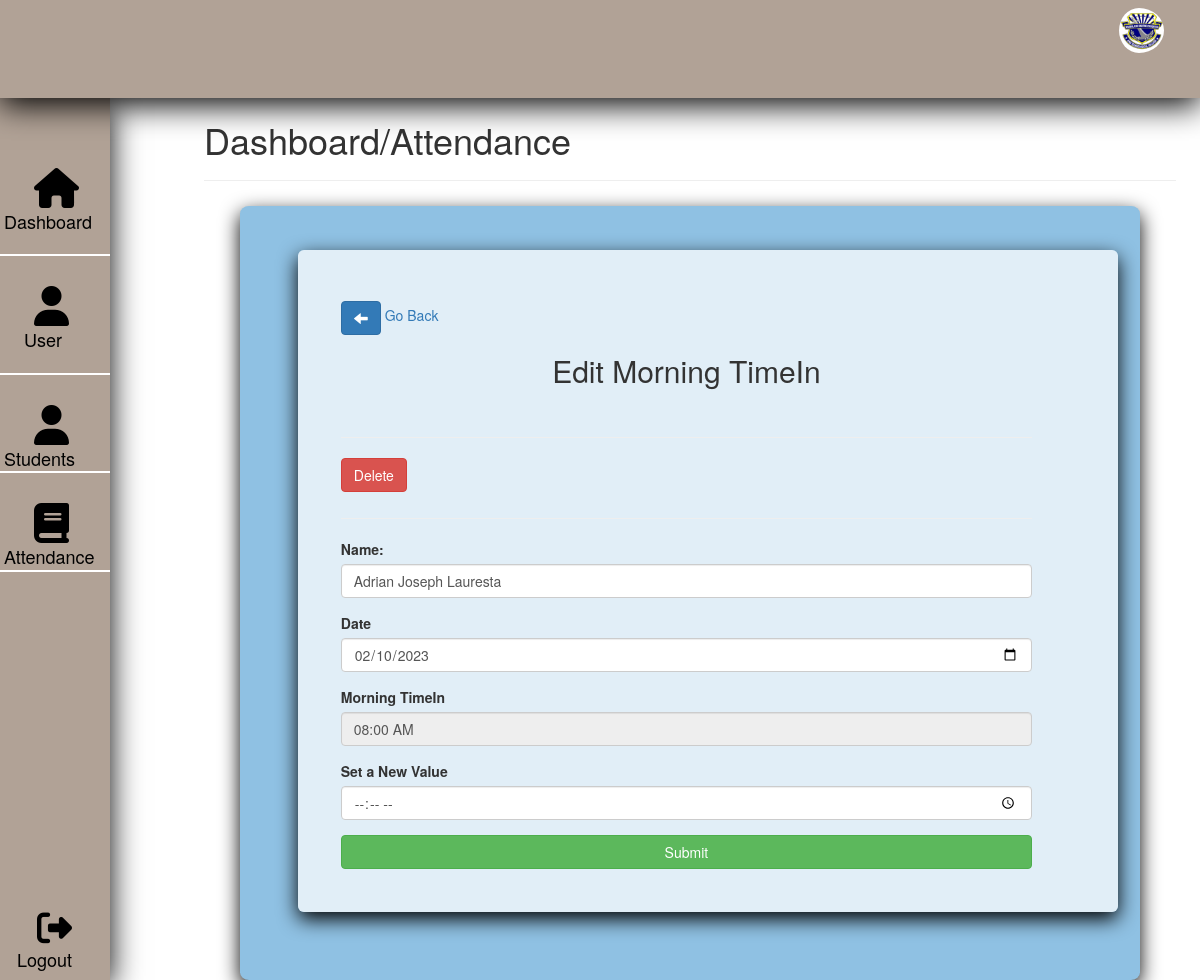
/admin/update-attendance/morning_in.php?studentID=3 (signed in), run on the app's committed database.
### tables this page shows
CREATE TABLE `account` (
  `account_ID` int(11) NOT NULL,
  `student_id` bigint(20) NOT NULL,
  `number_on_id` int(11) NOT NULL,
  `name` varchar(255) NOT NULL,
  `time_added` date NOT NULL
);

CREATE TABLE `attendance` (
  `id` int(11) NOT NULL,
  `std_id` int(11) NOT NULL,
  `morning_in` time DEFAULT NULL,
  `morning_out` time DEFAULT NULL,
  `afternoon_in` time DEFAULT NULL,
  `afternoon_out` time DEFAULT NULL,
  `date` varchar(25) NOT NULL
);

### admin/update-attendance/morning_in.php (the view, shortened to what this page needs)
<?php
$con= con();
    $id = $_GET['studentID'];
$sql2 = " SELECT * FROM attendance WHERE  id = '$id' ";
$students2 = $con->query($sql2) or die($con->error);
$row2 = $students2->fetch_assoc();
$time = $row2['morning_in'];
$time_formatted = date("h:i A", strtotime($time));
$studentID = $row2['std_id'];
$sql = "SELECT * FROM account where student_id = '$studentID' ";
$students = $con->query($sql) or die($con->error);
$row = $students->fetch_assoc();
?>
<!DOCTYPE html>
<html lang="en">
<head>
    <link rel="stylesheet" href="../../css/style.css">
    <link rel="stylesheet" href="https://maxcdn.bootstrapcdn.com/bootstrap/3.4.1/css/bootstrap.min.css">
    <link rel="stylesheet" href="https://cdnjs.cloudflare.com/ajax/libs/font-awesome/4.7.0/css/font-awesome.min.css">
    <link rel="stylesheet" href="path/to/font-awesome/css/font-awesome.min.css">
</head>
<body>
    <?php if(isset($_SESSION['Userlogin']) && ($_SESSION['Access'] == "administrator")){ ?>
    <div class="top">
        <div class="welcome">
            <img src="../pmftci.jpg" alt="">
        </div>
    </div>
    <div class="sidebar">
        <nav>
            <ul>
                <br><br>
                <li class="active"><a href="home.php">&nbsp; &nbsp; &nbsp; <i class="fa fa-home"></i><br> Dashboard</a>
                </li><br>
                <div class="line"></div>
                <li><a href="manage-admin.php">&nbsp; &nbsp; &nbsp; <i class="fa fa-user"></i><br>&nbsp; &nbsp; User</a>
                </li><br>
                <div class="line"></div>
                <li><a href="manage-students.php">&nbsp; &nbsp; &nbsp; <i class="fa fa-user"></i><br>Students</a> </li>
                <div class="line"></div>
                <li><a href="../attend.php">&nbsp; &nbsp; &nbsp; <i class="fa fa-book"></i><br>Attendance</a> </li>
                <div class="line"></div>
            </ul>
        </nav>
        <div class="logout">
            <a href="logout.php">&nbsp; &nbsp; &nbsp;<i class="fa fa-sign-out"></i><br>&nbsp;Logout</a>
        </div>
    </div>
    <div class="header">
        <h1>Dashboard/Attendance</h3>
            <hr>
    </div>
    <br>
    <div class="main-container1">
        <div class="table1">
            <br><br>
            <h5><a href="../view-students.php?studentID=<?php echo $row['student_id'] ?>"><span
                        class="glyphicon glyphicon-arrow-left btn btn-primary" aria-hidden="true"></span> Go
                    Back</a> </h5>
            <h2 style=" text-align: center;">Edit Morning TimeIn</h2>
             <br>
            <hr>
            <form action="../process/delete-attend.php?studentID=<?php echo $row2['std_id'] ?>" method="POST"
                style="float:left;margin-right:5%;">
                <button type="submit" name="delete" class="btn btn-danger"
                    onclick="return checkDelete()">Delete</button>
            </form> <br><br>
            <hr>
            <form action=" " method="POST">
                <div class="form-group">
                    <label for="email">Name:</label>
                    <input type="text" class="form-control" id="email" name="name" value="<?php echo $row['name']; ?> ">
                </div>
                <div class="form-group">
                    <label for="pwd">Date</label>
                    <input type="date" class="form-control" id="pwd" name="date" value="<?php echo $row2['date']; ?>">
                </div>
                <div class="form-group">
                    <label for="email">Morning TimeIn</label>
                    <?php if($row2['morning_in'] == NULL || $row2['morning_in'] == "12:00 AM"){ ?>
                    <input type="text" class="form-control" name="time1" value="NULL">
                    <?php }else{ ?>
                    <input type="text" class="form-control" name="time1" value="<?php echo $time_formatted ?>  "
                        readonly>
                    <?php } ?>
                </div>
                <div class="form-group">
                    <label for="email">Set a New Value </label>
                    <input type="time" class="form-control" name="time" value="<?php echo $time_formatted ?>" required autofocus>
                </div>
                <button type="submit" class="btn btn-success" name="submit" style="width:100%;">Submit</button>
            </form>
        </div>
    </div>
    <?php }else{
  header("Location: login.php?Login First");
} ?>
</body>
</body>
</html>

### css/style.css (style rules this page uses)
body { background: ""; }
.top { position : fixed; top : 0; left : 0; right : 0; box-shadow: 0 7px 30px #000; height : 10%; background: #b1a296; z-index : 2; }
.top .welcome { display : flex; float : right; margin-right: 3%; margin-top : 8px; }
.top .welcome img { border-radius: 50%; width : 50px; height : auto; align-items : center; padding-left : 5px; }
.sidebar { position : fixed; box-shadow : 0 7px 30px#000; left : -36px; top : 10%; bottom : 0; background : #b1a296; }
.sidebar .line { margin-left: -100%; border : 1px solid white; }
.sidebar ul li { display: block; margin-right: 15px; }
.sidebar ul li a { text-decoration: none; font-size : 18px; color : black; }
.sidebar ul li i { font-size : 40px; padding-top: 30px; }
.sidebar .logout { position : absolute; margin-left : 33%; bottom : 0; margin-bottom: 5%; }
.sidebar .logout a { font-size : 18px; text-decoration: none; color : black; }
.sidebar .logout i { font-size: 35px; }
.header { margin-left : 20%; margin-top : 7%; margin-right: 2%; height : 30px; }
.main-container1 { margin-left : 20%; box-shadow : 0 7px 20px#000; margin-top : 3%; margin-right : 10%; height : auto; border-radius: 1%; right : 0; left : 0; padding-top: 3%; flex-wrap : wrap; background : #8fc1e3; z-index : 1; padding-bottom: 5%; padding-left: 3%; }
.main-container1 .table1 { padding-left : 5%; padding-right : 10%; padding-bottom: 5%; width : 95%; max-height : calc(89% - 1.6rem); background-color: #fffb; margin : .8rem auto; border-radius: .6rem; overflow: auto; overflow: overlay; box-shadow : 0 7px 20px#000; }
@media only screen and (min-width: 769px) and (max-width: 1200px) { .header { margin-top : 10%; margin-left: 17%; } }
@media only screen and (min-width: 769px) and (max-width: 1200px) { .main-container1 { margin-right: 5%; } }

### data on the page
account: name "Adrian Joseph Lauresta"
attendance: date "02/10/2023", time1 "08:00 AM"
